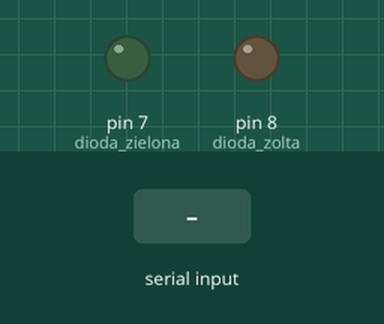
A sketch run on a simulated Arduino Uno, built for the host (arithmetic inside an expression is 32-bit, double 64-bit). Shown: output pins drawn as LEDs (lit = HIGH). Inputs (shaded band) come from the test bench. What the sketch prints to the serial monitor is not drawn.

Above: at 1.2 s.
1.3 s: "zielona\n" received over Serial
At 2.5 s:
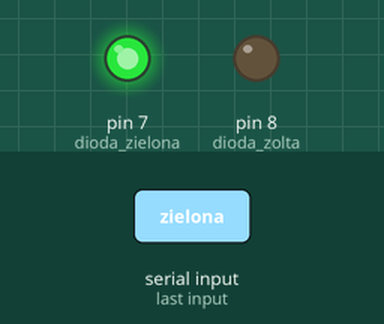
2.8 s: "zolta\n" received over Serial
At 3.4 s:
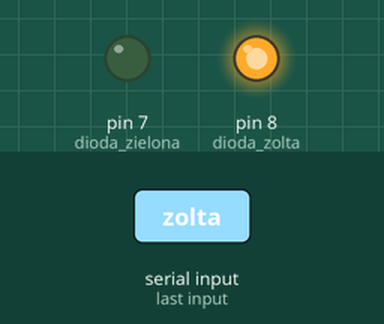
Timing chart, 0 to 5.8 s (numbered marks = the images above; inputs shaded):
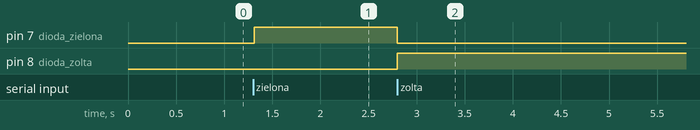

The sketch:

HexDec.ino
```cpp
//MAGDALENA LIPIEC, 2014
//HEX DEC

String odebraneDane = "";  //pusty ciag odebranych danych

void setup()
{
  Serial.begin(9600);
  pinMode(7, OUTPUT); //dioda zielona
  pinMode(8, OUTPUT); //dioda zolta
  digitalWrite(7, LOW); //wylaczamy diody
  digitalWrite(8, LOW);
}

void loop() {

  if(Serial.available()>0) {  //jesli ardek odebral dane tp
    odebraneDane = Serial.readStringUntil('\n');
  }

  if(odebraneDane == "zielona") { //jesli wpiszemy zielona to zapali sie zeilona
    digitalWrite(7, HIGH);
    digitalWrite(8,LOW);
  }

  else if(odebraneDane == "zolta") {  //jesli wpiszemy zeolta to zapali sie zolta
    digitalWrite(8, HIGH);
    digitalWrite(7, LOW);
  }

  else if ((odebraneDane != "zolta") || (odebraneDane != "zielona") || (odebraneDane > 0)) {
    Serial.println("Napisz zielona lub zolta");
  }
}
```

Measured:
- after the input at 1.3 s, pin 7 (dioda_zielona): LOW → HIGH at once
- after the input at 2.8 s, pin 7 (dioda_zielona): HIGH → LOW at once; pin 8 (dioda_zolta): LOW → HIGH at once
